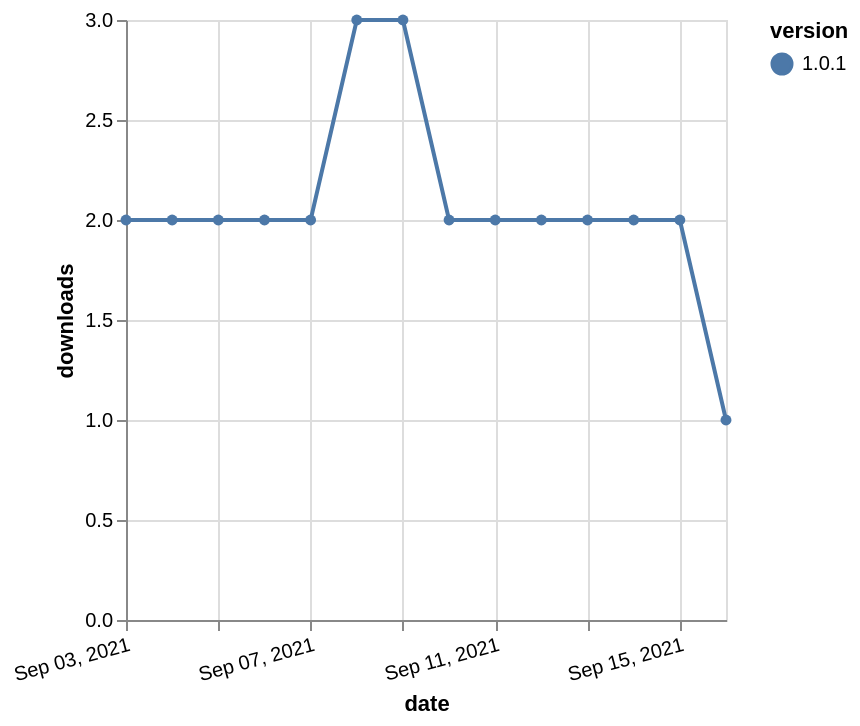

The specification (Vega-Lite) saved for this image:
### Vega-Lite specification from a JSON file in a GitHub repository (floating-point values rounded to 4 significant figures)
{"$schema": "https://vega.github.io/schema/vega-lite/v5.json", "description": "A simple bar chart with embedded data.", "data": {"values": [{"date": "2021-09-03", "total": 2785, "delta": 2, "version": "1.0.1"}, {"date": "2021-09-04", "total": 2787, "delta": 2, "version": "1.0.1"}, {"date": "2021-09-05", "total": 2789, "delta": 2, "version": "1.0.1"}, {"date": "2021-09-06", "total": 2791, "delta": 2, "version": "1.0.1"}, {"date": "2021-09-07", "total": 2793, "delta": 2, "version": "1.0.1"}, {"date": "2021-09-08", "total": 2796, "delta": 3, "version": "1.0.1"}, {"date": "2021-09-09", "total": 2799, "delta": 3, "version": "1.0.1"}, {"date": "2021-09-10", "total": 2801, "delta": 2, "version": "1.0.1"}, {"date": "2021-09-11", "total": 2803, "delta": 2, "version": "1.0.1"}, {"date": "2021-09-12", "total": 2805, "delta": 2, "version": "1.0.1"}, {"date": "2021-09-13", "total": 2807, "delta": 2, "version": "1.0.1"}, {"date": "2021-09-14", "total": 2809, "delta": 2, "version": "1.0.1"}, {"date": "2021-09-15", "total": 2811, "delta": 2, "version": "1.0.1"}, {"date": "2021-09-16", "total": 2812, "delta": 1, "version": "1.0.1"}]}, "width": "container", "mark": {"type": "line", "point": {"filled": true}}, "encoding": {"x": {"field": "date", "type": "temporal", "timeUnit": "yearmonthdate", "title": "date", "axis": {"labelAngle": -15}}, "y": {"field": "delta", "type": "quantitative", "title": "downloads"}, "color": {"field": "version", "type": "nominal"}, "tooltip": {"field": "delta"}}}
